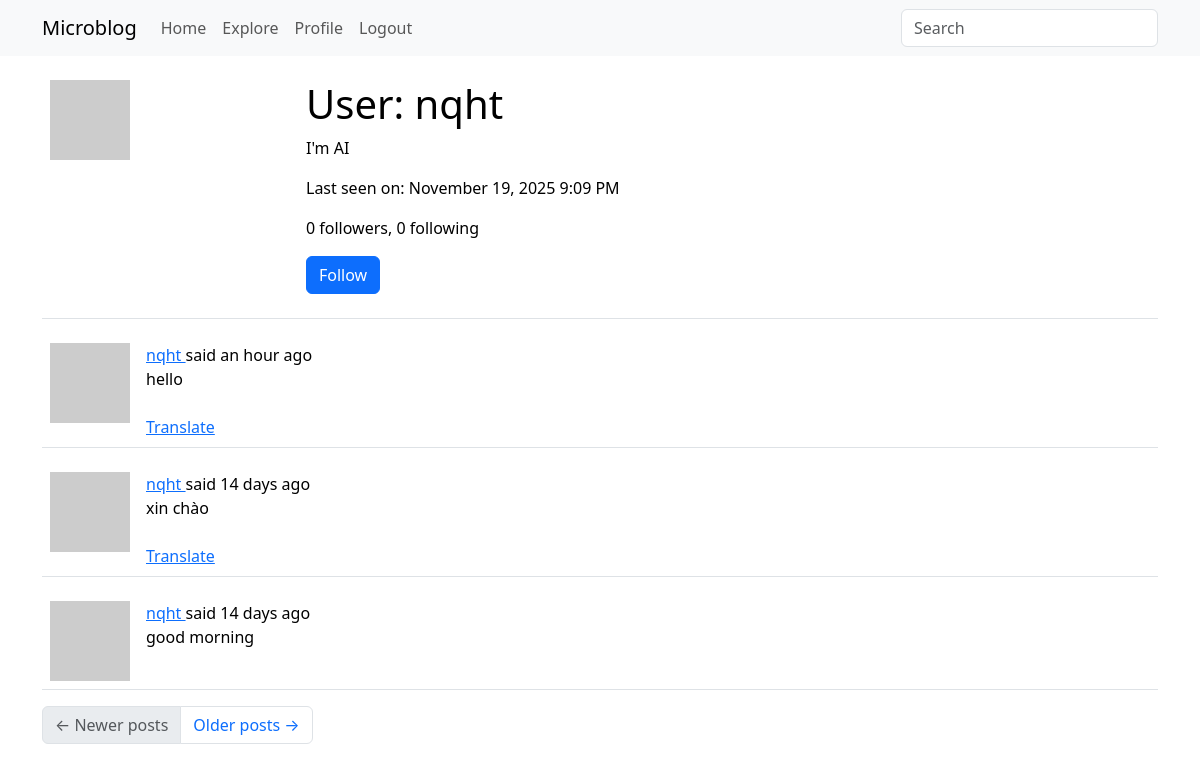
Screenshot of /user/nqht (signed in) with the database file from the repository.
### app/models.py (models this page shows, shortened)
class User(UserMixin, db.Model):
    id: so.Mapped[int] = so.mapped_column(primary_key=True)
    username: so.Mapped[str] = so.mapped_column(sa.String(64), index=True,
                                                unique=True)
    email: so.Mapped[str] = so.mapped_column(sa.String(120), index=True,
                                             unique=True)
    password_hash: so.Mapped[Optional[str]] = so.mapped_column(sa.String(256))
    about_me: so.Mapped[Optional[str]] = so.mapped_column(sa.String(140))
    last_seen: so.Mapped[Optional[datetime]] = so.mapped_column(
        default=lambda: datetime.now(timezone.utc))
    posts: so.WriteOnlyMapped['Post'] = so.relationship(
        back_populates='author')
    following: so.WriteOnlyMapped['User'] = so.relationship(
        secondary=followers, primaryjoin=(followers.c.follower_id == id),
        secondaryjoin=(followers.c.followed_id == id),
        back_populates='followers')
    followers: so.WriteOnlyMapped['User'] = so.relationship(
        secondary=followers, primaryjoin=(followers.c.followed_id == id),
        secondaryjoin=(followers.c.follower_id == id),
        back_populates='following')
    def avatar(self, size):
        digest = md5(self.email.lower().encode('utf-8')).hexdigest()
        return f'https://www.gravatar.com/avatar/{digest}?d=identicon&s={size}'
    def is_following(self, user):
        query = self.following.select().where(User.id == user.id)
        return db.session.scalar(query) is not None
    def followers_count(self):
        query = sa.select(sa.func.count()).select_from(
            self.followers.select().subquery())
        return db.session.scalar(query)
    def following_count(self):
        query = sa.select(sa.func.count()).select_from(
            self.following.select().subquery())
        return db.session.scalar(query)

class SearchableMixin(object):
    @classmethod
    def before_commit(cls, session):
        session._changes = {
            'add': list(session.new),
            'update': list(session.dirty),
            'delete': list(session.deleted)
        }
    @classmethod
    def after_commit(cls, session):
        for obj in session._changes['add']:
            if isinstance(obj, SearchableMixin):
                add_to_index(obj.__tablename__, obj)
        for obj in session._changes['update']:
            if isinstance(obj, SearchableMixin):
                add_to_index(obj.__tablename__, obj)
        for obj in session._changes['delete']:
            if isinstance(obj, SearchableMixin):
                remove_from_index(obj.__tablename__, obj)
        session._changes = None

class Post(SearchableMixin, db.Model):
    __searchable__ = ['body']
    id: so.Mapped[int] = so.mapped_column(primary_key=True)
    body: so.Mapped[str] = so.mapped_column(sa.String(140))
    timestamp: so.Mapped[datetime] = so.mapped_column(
        index=True, default=lambda: datetime.now(timezone.utc))
    user_id: so.Mapped[int] = so.mapped_column(sa.ForeignKey(User.id),
                                               index=True)
    language: so.Mapped[Optional[str]] = so.mapped_column(sa.String(5))
    author: so.Mapped[User] = so.relationship(back_populates='posts')

### app/main/routes.py (the view)
@bp.route('/user/<username>')
@login_required
def user(username):
    user = db.first_or_404(sa.select(User).where(User.username == username))
    page = request.args.get('page', 1, type=int)
    query = user.posts.select().order_by(Post.timestamp.desc())
    posts = db.paginate(query, page=page,
                        per_page=current_app.config['POSTS_PER_PAGE'],
                        error_out=False)
    next_url = url_for('main.user', username=user.username,
                       page=posts.next_num) if posts.has_next else None
    prev_url = url_for('main.user', username=user.username,
                       page=posts.prev_num) if posts.has_prev else None
    form = EmptyForm()
    return render_template('user.html', user=user, posts=posts.items,
                           next_url=next_url, prev_url=prev_url, form=form)

### app/main/forms.py
class SearchForm(FlaskForm):
    q = StringField(_l('Search'), validators=[DataRequired()])
    def __init__(self, *args, **kwargs):
        if 'formdata' not in kwargs:
            kwargs['formdata'] = request.args
        if 'meta' not in kwargs:
            kwargs['meta'] = {'csrf': False}
        super(SearchForm, self).__init__(*args, **kwargs)

class EmptyForm(FlaskForm):
    submit = SubmitField('Submit')

### app/__init__.py (called while the page is built)
def get_locale():
    return request.accept_languages.best_match(current_app.config['LANGUAGES'])

### app/main/routes.py (called while the page is built)
@bp.before_app_request
def before_request():
    if current_user.is_authenticated:
        current_user.last_seen = datetime.now(timezone.utc)
        db.session.commit()
    g.locale = str(get_locale())

@bp.before_app_request
def before_request():
    if current_user.is_authenticated:
        current_user.last_seen = datetime.now(timezone.utc)
        db.session.commit()
        g.search_form = SearchForm()
    g.locale = str(get_locale())

### app/models.py (called while the page is built)
@login.user_loader
def load_user(id):
    return db.session.get(User, int(id))

### app/templates/user.html (shortened to what this page needs)
{% extends "base.html" %}
{% block content %}
    <table class="table table-hover">
        <tr>
            <td width="256px"><img src="{{ user.avatar(256) }}"></td>
            <td>
                <h1>{{ _('User') }}: {{ user.username }}</h1>
                {% if user.about_me %}<p>{{ user.about_me }}</p>{% endif %}
                {% if user.last_seen %}
                <p>{{ _('Last seen on') }}: {{ moment(user.last_seen).format('LLL') }}</p>
                {% endif %}
                <p>{{ _('%(count)d followers', count=user.followers_count()) }}, {{ _('%(count)d following', count=user.following_count()) }}</p>
                {% if user == current_user %}
                <p><a href="{{ url_for('edit_profile') }}">{{ _('Edit your profile') }}</a></p>
                {% elif not current_user.is_following(user) %}
                <p>
                    <form action="{{ url_for('follow', username=user.username) }}" method="post">
                        {{ form.submit(value=_('Follow'), class_='btn btn-primary') }}
                    </form>
                </p>
                {% endif %}
            </td>
        </tr>
    </table>
    {% for post in posts %}
        {% include '_post.html' %}
    {% endfor %}
    <nav aria-label="Post navigation">
        <ul class="pagination">
            <li class="page-item{% if not prev_url %} disabled{% endif %}">
                <a class="page-link" href="{{ prev_url }}">
                    <span aria-hidden="true">&larr;</span> {{ _('Newer posts') }}
                </a>
            </li>
            <li class="page-item{% if not next_url %} disabled{% endif %}">
                <a class="page-link" href="{{ next_url }}">
                    {{ _('Older posts') }} <span aria-hidden="true">&rarr;</span>
                </a>
            </li>
        </ul>
    </nav>
{% endblock %}

### app/templates/_post.html (shortened to what this page needs)
    <table class="table table-hover">
        <tr>
            <td width="70px">
                <a href="{{ url_for('user', username=post.author.username) }}">
                    <img src="{{ post.author.avatar(70) }}" />
                </a>
            </td>
            <td>
                {{ _('%(username)s said %(when)s',
                    username=user_link, when=moment(post.timestamp).fromNow()) }}
                <br>
                <span id="post{{ post.id }}">{{ post.body }}</span>
                {% if post.language and post.language != g.locale %}
                <br><br>
                <span id="translation{{ post.id }}">
                    <a href="javascript:translate(
                                'post{{ post.id }}',
                                'translation{{ post.id }}',
                                '{{ post.language }}',
                                '{{ g.locale }}');">{{ _('Translate') }}</a>
                </span>
                {% endif %}
            </td>
        </tr>
    </table>

### rows the page displays
User: username "nqht", about_me "I'm AI", last_seen "November 19, 2025 9:09 PM"
Post: body "hello"
Post: body "xin chào"
Post: body "good morning"
